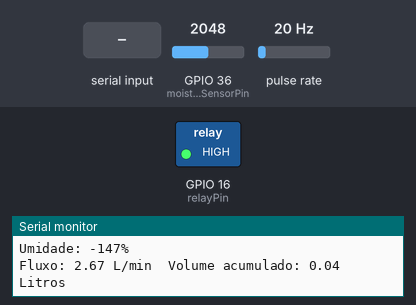
A sketch run on a simulated ESP32. On the bench: switched loads named in the sketch (green lamp = pin HIGH), the last lines printed to the serial monitor. Wiring (inferred from the names in the program): pulse sensor: data GPIO 5. The inputs (shaded band) are chosen by the test bench; at power-on: GPIO 36 (moistureSensorPin) = 2048, pulse rate 20 Hz.

Above: at 1.2 s.
1.3 s: GPIO 36 (moistureSensorPin) set to 892
2.8 s: GPIO 36 (moistureSensorPin) set to 773
At 3.7 s:
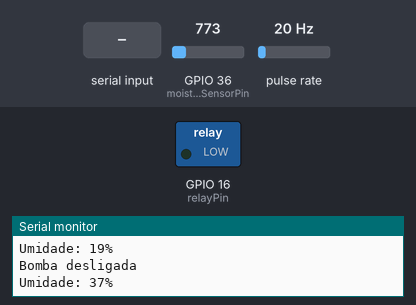
4.3 s: "m90\n" received over Serial
At 5.2 s:
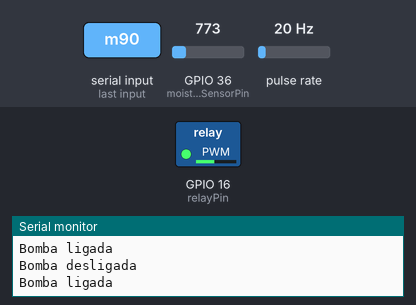
5.8 s: "M90\n" received over Serial
At 7.1 s:
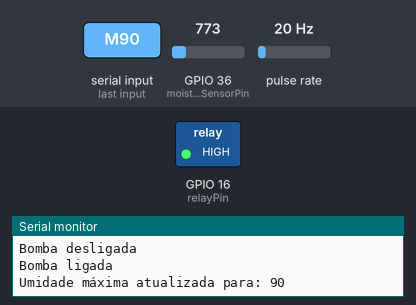
Timing chart, 0 to 8.3 s (numbered marks = the images above; inputs shaded):
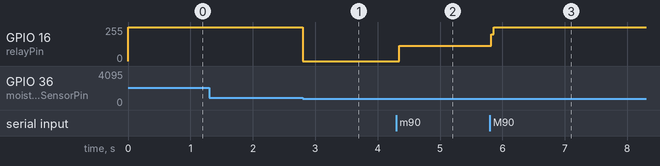

Measured:
- the behaviour switches between 823 and 822 on GPIO 36 (moistureSensorPin) (found by bisection; images 0 and 1)
- after the input at 2.8 s, GPIO 16 (relayPin): 255/255 → 0/255 at once
- after the input at 4.3 s, GPIO 16 (relayPin): 0/255 → 115/255 at once
- after the input at 5.8 s, GPIO 16 (relayPin): 115/255 → 255/255 at once

The sketch:

codigo_mudanca_manual.ino
```cpp
#include <Arduino.h>

const int relayPin = 16;       // Pino que o relé está conectado
const int moistureSensorPin = A0; // Pino que o sensor de umidade de solo está conectado
const int sensorPin = 5;      // Pino que o sensor de fluxo está conectado

volatile unsigned int pulseCount = 0;
float calibrationFactor = 7.5;  // Fator de calibração (ajuste conforme necessário)
unsigned long previousMillis = 0;
unsigned long umidadePreviousMillis = 0;
unsigned long interval = 1000;  // Intervalo de leitura do sensor de fluxo em milissegundos
unsigned long umidadeInterval = 1000; // Intervalo de leitura da umidade em milissegundos
float accumulatedVolume = 0.0; // Volume acumulado em litros
int umidadeAnterior = 0;
float flowRateAnterior = 0.0;
bool bombaLigada = false;
int umidadeMinima = 10;  // Valor mínimo inicial de umidade
int umidadeMaxima = 30;  // Valor máximo inicial de umidade

void IRAM_ATTR pulseCounter() {
  pulseCount++;
}

void setup() {
  pinMode(relayPin, OUTPUT);
  digitalWrite(relayPin, LOW);

  pinMode(moistureSensorPin, INPUT);

  Serial.begin(115200);

  pinMode(sensorPin, INPUT_PULLUP);
  attachInterrupt(digitalPinToInterrupt(sensorPin), pulseCounter, FALLING);
}

void loop() {
  unsigned long currentMillis = millis();
  unsigned long currentUmidadeMillis = millis();
  int umidade = analogRead(moistureSensorPin);
  int umidadePercentual = map(umidade, 330, 1023, 100, 0);

  if (currentUmidadeMillis - umidadePreviousMillis >= umidadeInterval) {
    umidadePreviousMillis = currentUmidadeMillis;

    if (umidadePercentual != umidadeAnterior) {
      umidadeAnterior = umidadePercentual;
      Serial.print("Umidade: ");
      Serial.print(umidadePercentual);
      Serial.println("%");
    }
  }

  if (currentMillis - previousMillis >= interval) {
    detachInterrupt(digitalPinToInterrupt(sensorPin));
    float flowRate = pulseCount / calibrationFactor;
    if (flowRate != flowRateAnterior) {
      flowRateAnterior = flowRate;
      float volume = (flowRate * interval) / 60000.0; // Volume em litros (60,000 ms = 1 min)
      accumulatedVolume += volume; // Acumula o volume calculado

      Serial.print("Fluxo: ");
      Serial.print(flowRate, 2); // Exibe o fluxo com 2 casas decimais
      Serial.print(" L/min\t");

      Serial.print("Volume acumulado: ");
      Serial.print(accumulatedVolume, 2); // Exibe o volume acumulado com 2 casas decimais
      Serial.println(" Litros");
    }

    pulseCount = 0;
    previousMillis = currentMillis;
    attachInterrupt(digitalPinToInterrupt(sensorPin), pulseCounter, FALLING);
  }

  // Verifica se há dados disponíveis no buffer do Serial
  if (Serial.available() > 0) {
    char comando = Serial.read(); // Lê o caractere digitado
    int novoValor;
    // Verifica se o caractere é 'm' (umidade mínima) ou 'M' (umidade máxima)
    if (comando == 'm' || comando == 'M') {
      while (!Serial.available()) {
        // Aguarda até que um valor seja digitado no monitor serial
      }
      novoValor = Serial.parseInt(); // Lê o novo valor da umidade
      // Atualiza o valor de umidade mínima ou máxima conforme o comando
      if (comando == 'm') {
        umidadeMinima = novoValor;
        Serial.print("Umidade mínima atualizada para: ");
      } else if (comando == 'M') {
        umidadeMaxima = novoValor;
        Serial.print("Umidade máxima atualizada para: ");
      }
      Serial.println(novoValor);
    }
  }

  // Controle da bomba baseado nos valores de umidade configurados
  if (umidadePercentual <= umidadeMinima && !bombaLigada) {
    digitalWrite(relayPin, HIGH);
    bombaLigada = true;
    Serial.println("Bomba ligada");
  } else if (umidadePercentual >= umidadeMaxima && bombaLigada) {
    digitalWrite(relayPin, LOW);
    bombaLigada = false;
    Serial.println("Bomba desligada");
  }
}
```
